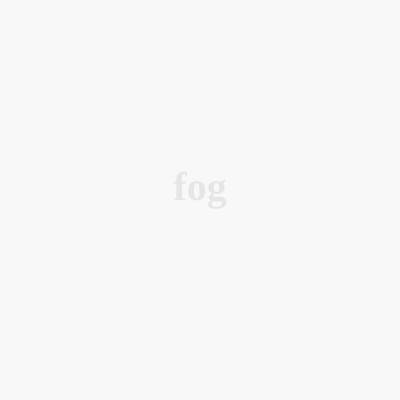
Frame 1 (no input)
Frame 60 (no input): identical to frame 1, image omitted
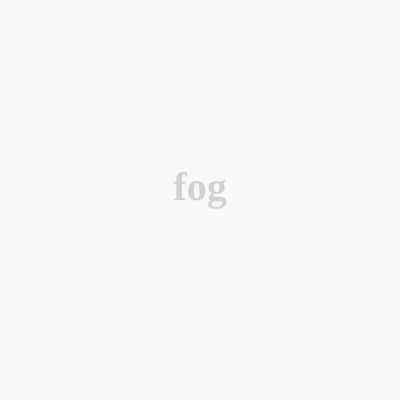
Frame 120 (the mouse pressed at the canvas centre since frame 60)

The p5.js sketch that drew these frames (run headless with seeded random() and noise() and a simulated clock; from frame 60 on, the mouse is pressed at the canvas centre):

// p5.js sketch
// ── sketch.js
function setup() {
  createCanvas(400, 400);

  background(248);
}

function draw() {

  fill(230);
  if (mouseIsPressed) {
    fill(230-20);
  }
  textFont("Seravek");
  textSize(40);
  textStyle(BOLD);
  textAlign(CENTER);
  background(248);
  text("fog",400 / 2, 400 / 2);
  
}
